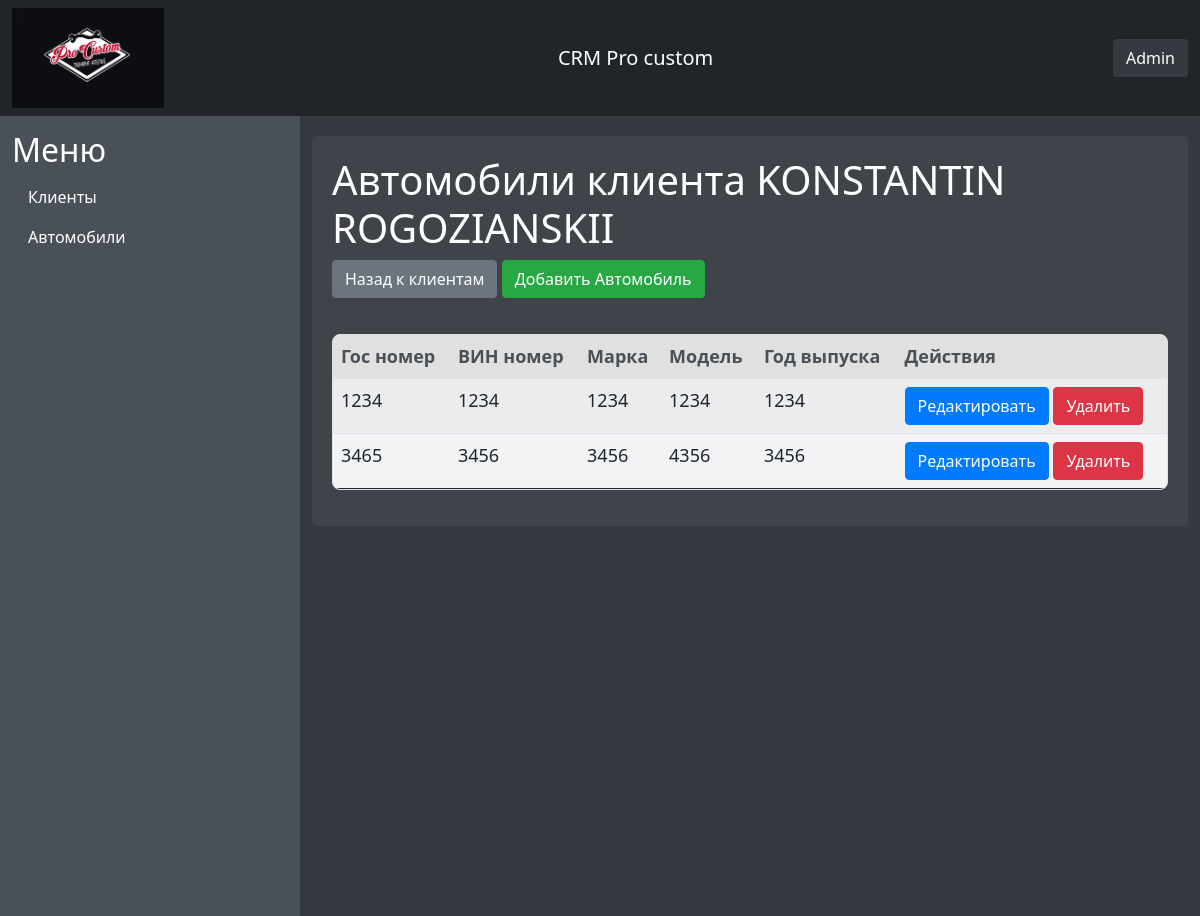
Page /clients/cars/10/ on the committed database.
### clients/models.py (models this page shows, shortened)
class Client(models.Model):
    first_name = models.CharField(max_length=100)
    last_name = models.CharField(max_length=100)
    middle_name = models.CharField(max_length=100, blank=True, null=True)
    phone_number = models.CharField(max_length=17)

### cars/models.py (models this page shows, shortened)
class Car(models.Model):
    gos_num = models.CharField(max_length=20)
    vin_number = models.CharField(max_length=17)
    brand = models.CharField(max_length=50)
    model = models.CharField(max_length=50)
    year_of_production = models.IntegerField()
    client = models.ForeignKey(Client, on_delete=models.CASCADE, related_name='cars')

### clients/views.py (the view)
# urls.py: path('cars/<int:pk>/', views.client_cars, name='client_cars'),
def client_cars(request, pk):
    client = get_object_or_404(Client, pk=pk)
    cars = client.cars.all()
    return render(request, 'clients/client_cars.html', {'client': client, 'cars': cars})

### templates/clients/client_cars.html
{% extends 'main/base.html' %}
{% block content %}
<h1>Автомобили клиента {{ client.first_name }} {{ client.last_name }}</h1>
<a href="{% url 'client_list' %}" class="btn btn-secondary mb-3">Назад к клиентам</a>
<a href="{% url 'car_create_for_client' client.pk %}" class="btn btn-success mb-3">Добавить Автомобиль</a>
{% if cars %}
<table class="table table-striped">
    <thead>
        <tr>
            <th>Гос номер</th>
            <th>ВИН номер</th>
            <th>Марка</th>
            <th>Модель</th>
            <th>Год выпуска</th>
            <th>Действия</th>
        </tr>
    </thead>
    <tbody>
        {% for car in cars %}
        <tr>
            <td>{{ car.gos_num }}</td>
            <td>{{ car.vin_number }}</td>
            <td>{{ car.brand }}</td>
            <td>{{ car.model }}</td>
            <td>{{ car.year_of_production }}</td>
            <td>
                <a href="{% url 'car_edit' car.pk %}" class="btn btn-primary btn-sm">Редактировать</a>
                <a href="{% url 'car_delete' car.pk %}" class="btn btn-danger btn-sm">Удалить</a>
            </td>
        </tr>
        {% endfor %}
    </tbody>
</table>
{% else %}
<p>У клиента пока нет автомобилей.</p>
{% endif %}
{% endblock %}

### static/css/global_styles.css (style rules this page uses)
body { background-color: #343a40; color: #ffffff; }
.btn-success { background-color: #28a745 !important; border-color: #28a745 !important; }
.btn-primary { background-color: #007bff !important; border-color: #007bff !important; }
.btn-danger { background-color: #dc3545 !important; border-color: #dc3545 !important; }
.btn-secondary { background-color: #6c757d !important; border-color: #6c757d !important; }

### static/css/table_styles.css (style rules this page uses)
table { width: 100%; border-collapse: separate; border-spacing: 0; margin: 20px 0; font-size: 18px; text-align: left; background-color: #f8f9fa; color: #212529; border: 1px solid #dee2e6; border-radius: 8px; overflow: hidden; }
table thead { background-color: #e0e0e0; color: #495057; }
table th, table td { padding: 12px 15px; }
table thead th { border-bottom: 2px solid #dee2e6; }
table tbody tr { border-bottom: 1px solid #dee2e6; }
table tbody tr:nth-of-type(even) { background-color: #f1f3f5; }
table tbody tr:last-of-type { border-bottom: none; }
.btn { display: inline-block; font-weight: 400; color: #fff; text-align: center; vertical-align: middle; user-select: none; background-color: #343a40; border: 1px solid transparent; padding: 0.375rem 0.75rem; font-size: 1rem; line-height: 1.5; border-radius: 0.25rem; transition: color 0.15s ease-in-out, background-color 0.15s ease-in-out, border-color 0.15s ease-in-out, box-shadow 0.15s ease-in-out; }
.btn-primary { color: #fff; background-color: #007bff; border-color: #007bff; }
.btn-danger { color: #fff; background-color: #dc3545; border-col }

### rows in the picture
Client: first_name "KONSTANTIN", last_name "ROGOZIANSKII"
Car: gos_num "1234", vin_number "1234", brand "1234", model "1234", year_of_production "1234"
Car: gos_num "3465", vin_number "3456", brand "3456", model "4356", year_of_production "3456"
